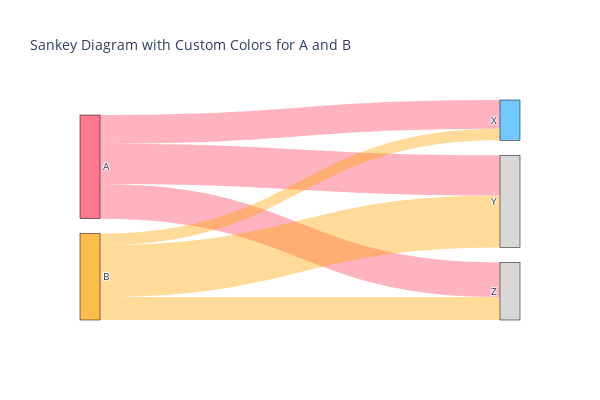

Notebook cell for this chart:
### Markdown cell above
# 기본 Sankey 다이어그램 그리기

간단한 Sankey 다이어그램을 구현하는 방법을 이해하기 위해 `Plotly`를 사용해 기본적인 다이어그램을 만들어 보겠습니다. `Plotly`에서 Sankey 다이어그램은 세 개의 리스트로 정의됩니다. 세 가지 리스트는 **source**(출발점), **target**(도착점), **values**(값)입니다. Plotly는 각 노드를 0부터 시작하여 전체 노드 수에서 1을 뺀 숫자까지 인덱싱합니다. **source**와 **target** 리스트는 노드 간의 연결을 정의합니다. 아래 코드를 살펴보면 이해하기 더 쉬울 것입니다.

### Code cell
import plotly.graph_objects as go
import plotly.io as pio

pio.renderers.default = "plotly_mimetype+notebook_connected"

# Define node and link data
labels: list[str] = ["A", "B", "X", "Y", "Z"]
source_indices: list[int] = [0, 0, 0, 1, 1, 1]  # A -> X, A -> Y, A -> Z, B -> X, B -> Y, B -> Z
target_indices: list[int] = [2, 3, 4, 2, 3, 4]  # X, Y, Z
values: list[int] = [5, 7, 6, 2, 9, 4]           # Weights for each link

# Define colors
color_dict: dict[str, str] = {
    'A': 'rgba(252,65,94,0.7)',
    'B': 'rgba(255,162,0,0.7)',
    'X': 'rgba(55,178,255,0.7)',
    'Y': 'rgba(200,200,200,0.7)',
    'Z': 'rgba(200,200,200,0.7)'
}

color_dict_link: dict[str, str] = {
    'A': 'rgba(252,65,94,0.4)',
    'B': 'rgba(255,162,0,0.4)',
    'X': 'rgba(55,178,255,0.4)',
    'Y': 'rgba(200,200,200,0.4)',
    'Z': 'rgba(200,200,200,0.4)'
}

# Create node color list
node_colors: list[str] = [color_dict[label] for label in labels]

# Create link color list based on source nodes
link_colors: list[str] = [
    color_dict_link['A'] if source == 0 else color_dict_link['B'] if source == 1 else color_dict_link['X']
    for source in source_indices
]

# Create Sankey diagram
fig = go.Figure(data=[go.Sankey(
    node = {
        "pad": 15,
        "thickness": 20,
        "line": {"color": "black", "width": 0.5},
        "label": labels,
        "color": node_colors
    },
    link = {
        "source": source_indices,
        "target": target_indices,
        "value": values,
        "color": link_colors
    }
)])

# Update layout
fig.update_layout(
    title_text="Sankey Diagram with Custom Colors for A and B",
    font_size=10,
    width=600,
    height=400,
)

# Show diagram
fig.show()

### Figure 1 — Plotly figure (JSON) as saved in the notebook; plotly's stock layout.template omitted (floating-point values rounded to 4 significant figures)
{"data": [{"link": {"color": ["rgba(252,65,94,0.4)", "rgba(252,65,94,0.4)", "rgba(252,65,94,0.4)", "rgba(255,162,0,0.4)", "rgba(255,162,0,0.4)", "rgba(255,162,0,0.4)"], "source": [0, 0, 0, 1, 1, 1], "target": [2, 3, 4, 2, 3, 4], "value": [5, 7, 6, 2, 9, 4]}, "node": {"color": ["rgba(252,65,94,0.7)", "rgba(255,162,0,0.7)", "rgba(55,178,255,0.7)", "rgba(200,200,200,0.7)", "rgba(200,200,200,0.7)"], "label": ["A", "B", "X", "Y", "Z"], "line": {"color": "black", "width": 0.5}, "pad": 15, "thickness": 20}, "type": "sankey"}], "layout": {"font": {"size": 10}, "height": 400, "title": {"text": "Sankey Diagram with Custom Colors for A and B"}, "width": 600}}
